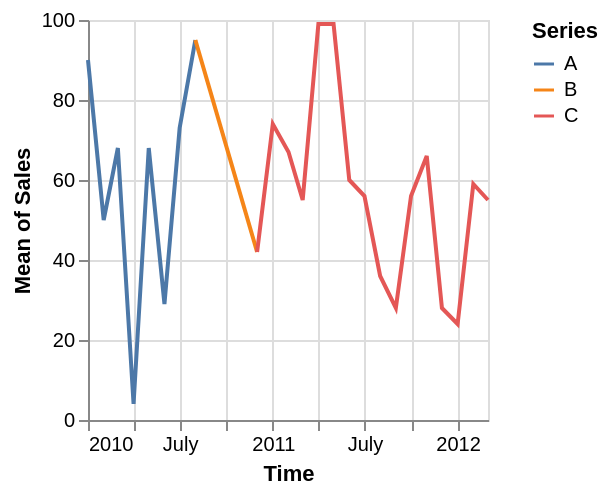

The specification (Vega-Lite) saved for this image:
### Vega-Lite specification from a JSON file in a GitHub repository (floating-point values rounded to 4 significant figures)
{"$schema": "https://vega.github.io/schema/vega-lite/v5.json", "data": {"values": [{"Time": "1-Jan-2010", "Sales": "90", "Series": "A"}, {"Time": "1-Feb-2010", "Sales": "50", "Series": "A"}, {"Time": "1-Mar-2010", "Sales": "68", "Series": "A"}, {"Time": "1-Apr-2010", "Sales": "4", "Series": "A"}, {"Time": "1-May-2010", "Sales": "68", "Series": "A"}, {"Time": "1-Jun-2010", "Sales": "29", "Series": "A"}, {"Time": "1-Jul-2010", "Sales": "73", "Series": "A"}, {"Time": "1-Aug-2010", "Sales": "95", "Series": "A"}, {"Time": "1-Aug-2010", "Sales": "95", "Series": "B"}, {"Time": "1-Dec-2010", "Sales": "42", "Series": "B"}, {"Time": "1-Dec-2010", "Sales": "42", "Series": "C"}, {"Time": "1-Jan-2011", "Sales": "74", "Series": "C"}, {"Time": "1-Feb-2011", "Sales": "67", "Series": "C"}, {"Time": "1-Mar-2011", "Sales": "55", "Series": "C"}, {"Time": "1-Apr-2011", "Sales": "99", "Series": "C"}, {"Time": "1-May-2011", "Sales": "99", "Series": "C"}, {"Time": "1-Jun-2011", "Sales": "60", "Series": "C"}, {"Time": "1-Jul-2011", "Sales": "56", "Series": "C"}, {"Time": "1-Aug-2011", "Sales": "36", "Series": "C"}, {"Time": "1-Sep-2011", "Sales": "28", "Series": "C"}, {"Time": "1-Oct-2011", "Sales": "56", "Series": "C"}, {"Time": "1-Nov-2011", "Sales": "66", "Series": "C"}, {"Time": "1-Dec-2011", "Sales": "28", "Series": "C"}, {"Time": "1-Jan-2012", "Sales": "24", "Series": "C"}, {"Time": "1-Feb-2012", "Sales": "59", "Series": "C"}, {"Time": "1-Mar-2012", "Sales": "55", "Series": "C"}], "format": {"parse": {"Time": "date"}}}, "height": 200, "width": 200, "mark": "line", "encoding": {"x": {"field": "Time", "type": "temporal"}, "y": {"aggregate": "mean", "field": "Sales", "type": "quantitative"}, "color": {"field": "Series"}}}
